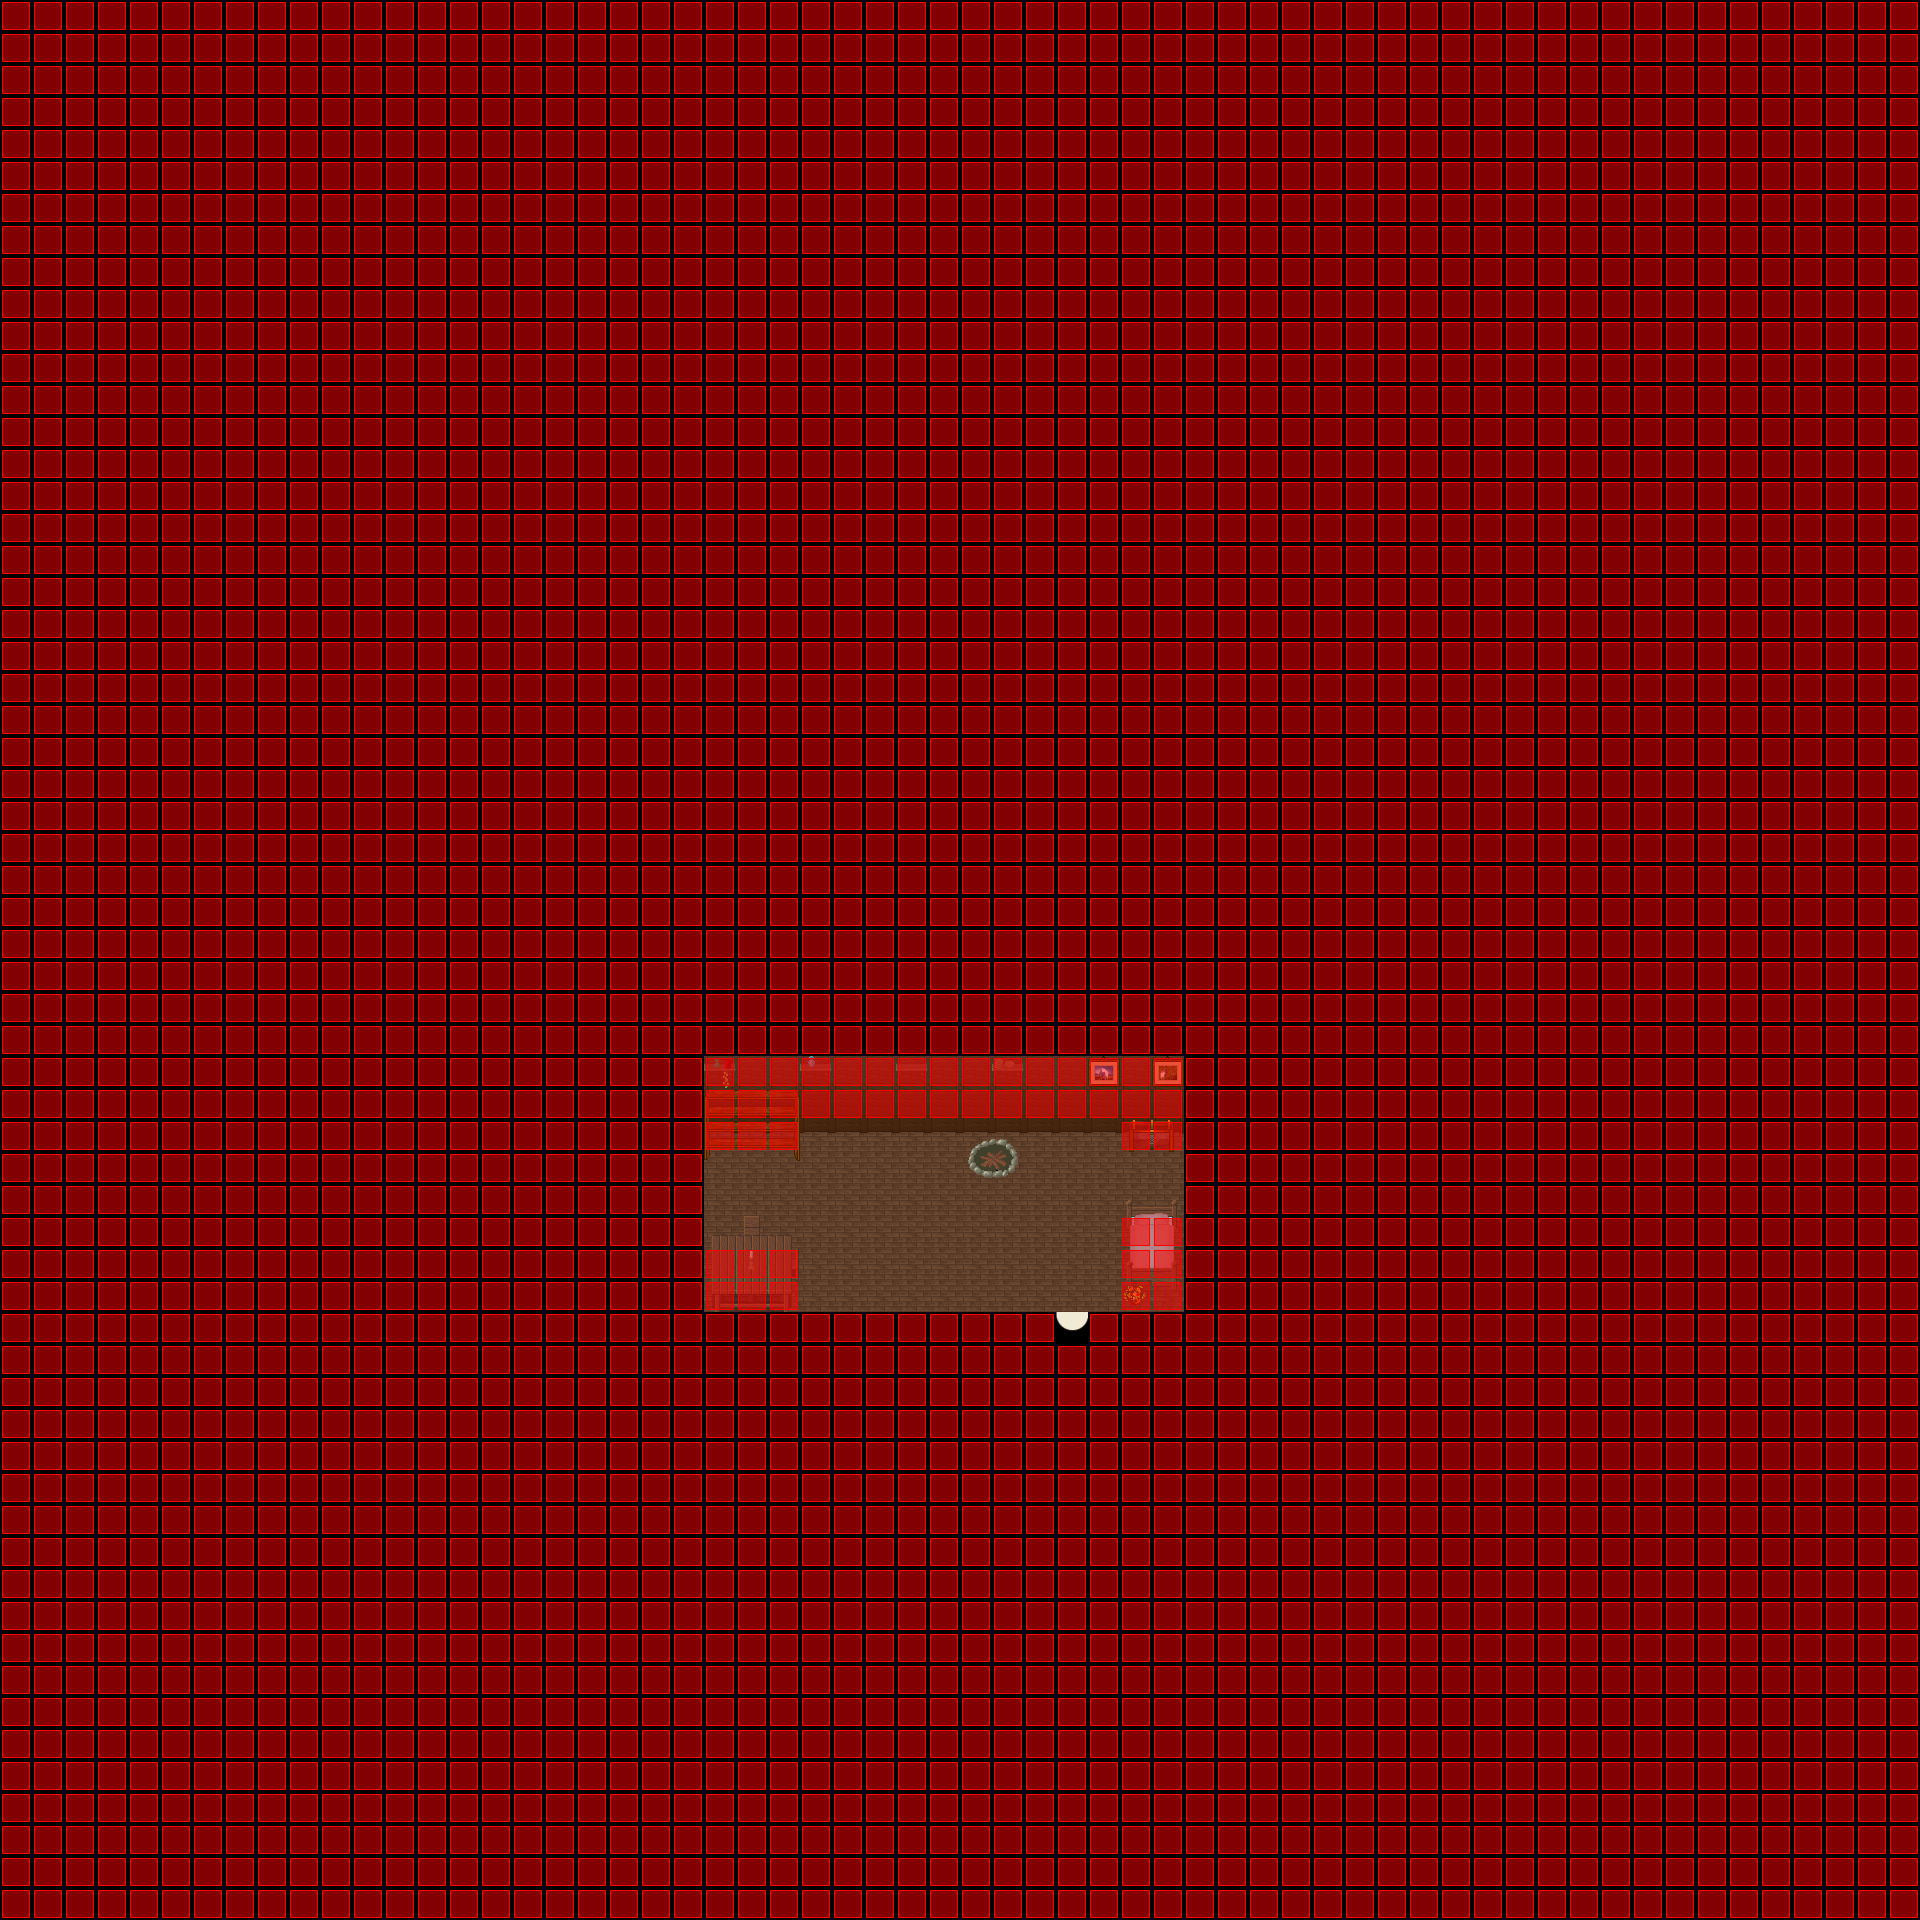

Below is a game level as drawn by its tile map, then a one-line description and the .tmx that defines it (tile-layer data replaced by summaries):
An orthogonal 60x60 tile map with 32x32 px tiles, 7 tile layers (Ground, Ground, Ground, Ground, ...), 6 tilesets and 2 objects (SCRIPT, WARP).

<map version="1.0" orientation="orthogonal" width="60" height="60" tilewidth="32" tileheight="32">
 <properties>
  <property name="music" value="faith.ogg" />
 </properties>
 <tileset firstgid="1" name="collision1_32_32" tilewidth="32" tileheight="32">
  <image source="../graphics/tiles/collision1_32_32.png" width="1024" height="1024" />
 </tileset>
 <tileset firstgid="1025" name="indoor3_32_32" tilewidth="32" tileheight="32">
  <image source="../graphics/tiles/indoor3_32_32.png" width="1024" height="1024" />
 </tileset>
 <tileset firstgid="2049" name="indoor2_32_32" tilewidth="32" tileheight="32">
  <image source="../graphics/tiles/indoor2_32_32.png" width="1024" height="1024" />
 </tileset>
 <tileset firstgid="3073" name="indoor2_32_64" tilewidth="32" tileheight="64">
  <image source="../graphics/tiles/indoor2_32_64.png" width="1024" height="1024" />
 </tileset>
 <tileset firstgid="3585" name="indoor2_32_96" tilewidth="32" tileheight="96">
  <image source="../graphics/tiles/indoor2_32_96.png" width="1024" height="960" />
 </tileset>
 <tileset firstgid="3905" name="indoor1_32_64" tilewidth="32" tileheight="64">
  <image source="../graphics/tiles/indoor1_32_64.png" width="1024" height="1024" />
 </tileset>
 <layer name="Ground" width="60" height="60">
  <data>[3600 cells, 3600 non-empty, 7 distinct tile ids]</data>
 </layer>
 <layer name="Ground" width="60" height="60">
  <data>[3600 cells, 45 non-empty, 3 distinct tile ids]</data>
 </layer>
 <layer name="Ground" width="60" height="60">
  <data>[3600 cells, 23 non-empty, 23 distinct tile ids]</data>
 </layer>
 <layer name="Ground" width="60" height="60">
  <data>[3600 cells, 1 non-empty, 1 distinct tile ids]</data>
 </layer>
 <layer name="Fringe" width="60" height="60">
  <data>[3600 cells, 3 non-empty, 3 distinct tile ids]</data>
 </layer>
 <layer name="Over" width="60" height="60">
  <data>[3600 cells, 3 non-empty, 3 distinct tile ids]</data>
 </layer>
 <layer name="Collision" width="60" height="60">
  <data>[3600 cells, 3526 non-empty, 1 distinct tile ids]</data>
 </layer>
 <objectgroup name="Object" width="60" height="60">
  <object name="External Map Events" type="SCRIPT" x="0" y="0">
   <properties>
    <property name="FILENAME" value="scripts/maps/iw-nelaro-house19-o00-o00-o00.lua" />
   </properties>
  </object>
  <object name="Warp to city" type="WARP" x="1056" y="1313" width="32" height="32">
   <properties>
    <property name="DEST_MAP" value="ow-o0000-n0004-o0000" />
    <property name="DEST_X" value="4720" />
    <property name="DEST_Y" value="3952" />
   </properties>
  </object>
 </objectgroup>
</map>
